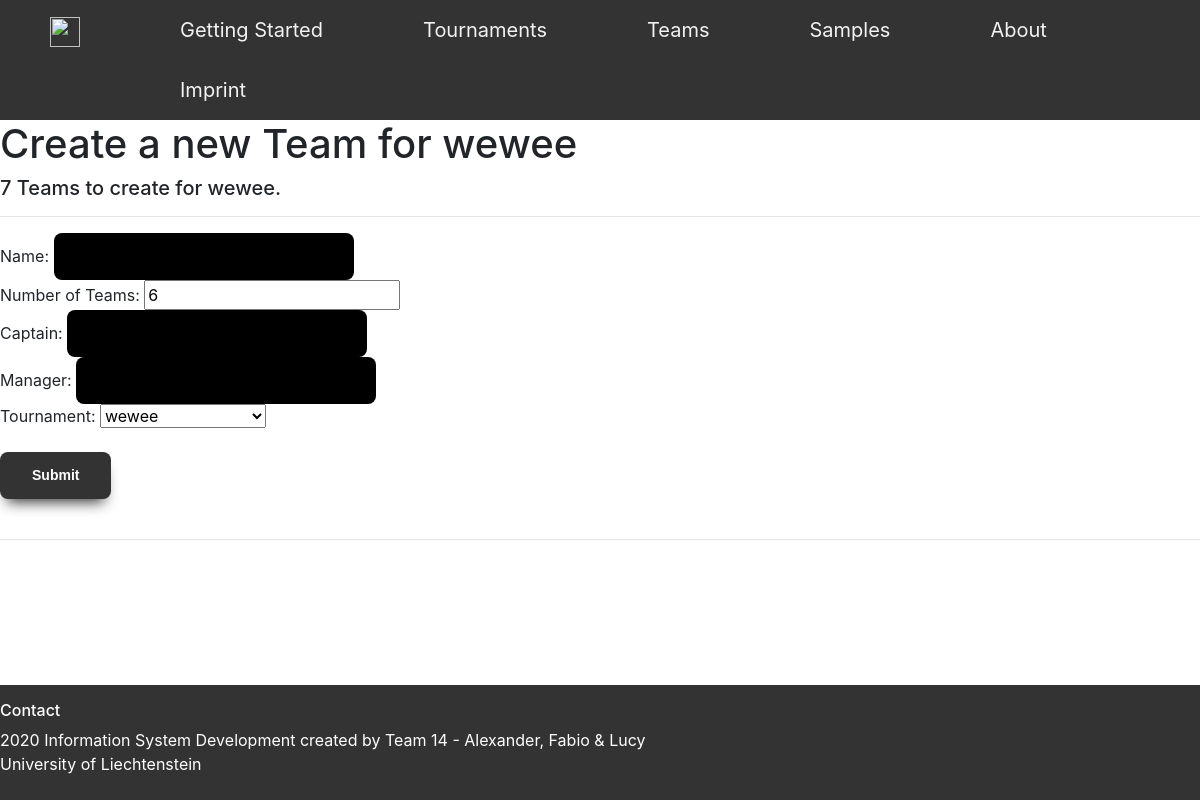
/Tournament/19/CreateTeam/, run on an earlier commit of the app's database.
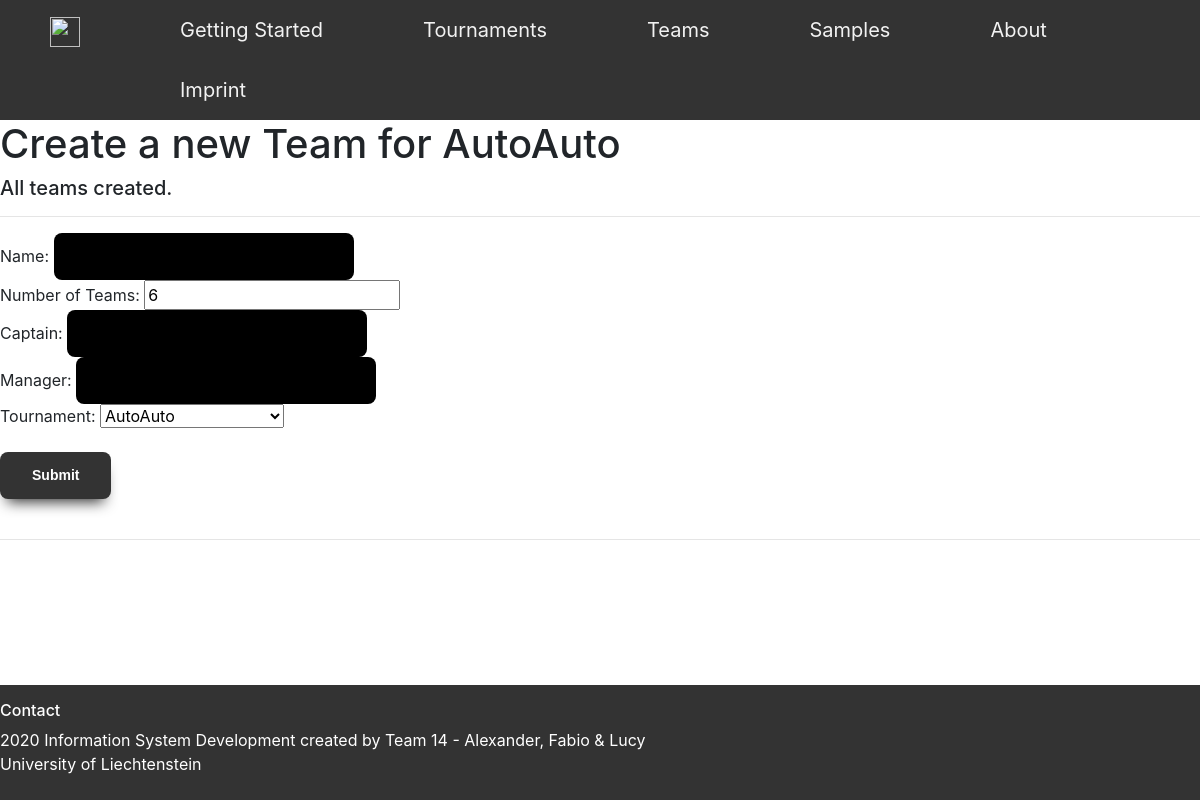
And on a later commit of the database.
### Tournament/models.py (models this page shows, shortened)
class Tournament(models.Model):
    TOURNAMENT_CHOICES = (
        ('8 Teams', '8 Teams'),
        ('16 Teams', '16 Teams'),
        ('32 Teams', '32 Teams'),
    )
    TournamentName = models.CharField(max_length=120)
    TournamentSize = models.CharField(max_length=120, choices=TOURNAMENT_CHOICES, default='Tournamentsize')
    def __str__(self):
        return self.TournamentName
    def get_TournamentSize(self):
        if self.TournamentSize == "8 Teams":
            tournamentsize = 8
        elif self.TournamentSize == "16 Teams":
            tournamentsize = 16
        elif self.TournamentSize == "32 Teams":
            tournamentsize = 32
        return tournamentsize

### Team/views.py (the view, shortened to what this page needs)
# urls.py: path('<int:pk>/CreateTeam/', (TeamCreateForTournamentView.as_view()), name='CreateTeamForTournament'),
class TeamCreateForTournamentView(View):
    def get(self, request, *args, **kwargs):
        tournament = Tournament.objects.get(pk=kwargs["pk"])
        tournamentsize = Tournament.get_TournamentSize(tournament)
        form = TeamCreateForm(initial={'Tournament': tournament})
        remainingTeams = tournamentsize - Team.objects.filter(Tournament=tournament).count()
        if remainingTeams == 0:
            tournament_complete = True
        else:
            tournament_complete = False
        return render(request, "Tournament/TournamentCreateTeam.html", context={
            "form": form,
            "tournament": tournament,
            "remainingTeams": remainingTeams,
            "tournament_complete": tournament_complete
        })

### Team/forms.py (shortened to what this page needs)
class TeamCreateForm(forms.ModelForm):
    class Meta:
        model = Team
        fields = ['TeamName', 'NrOfPlayer', 'Manager', 'Captain', 'Tournament']

### templates/Tournament/TournamentCreateTeam.html
{% extends 'Base/base_2_content.html' %}
{% block mainContent %}
    <h1>Create a new Team for {{tournament.TournamentName}}</h1>
    <h5>{% if tournament_complete %}
        All teams created.
    {% else %}
        {{remainingTeams}} Teams to create for {{tournament.TournamentName}}.
    {% endif %}</h5>
{% endblock %}
{% block mainContent2 %}
    <form action="{% url 'Tournament:CreateTeamForTournament' tournament.id %}" method="POST">{% csrf_token %}
        Name: {{form.TeamName}}<br>
        Number of Teams: {{form.NrOfPlayer}}<br>
        Captain: {{form.Captain}}<br>
        Manager: {{form.Manager}}<br>
        Tournament: {{form.Tournament}}<br><br>
        <input type="submit" name="Save" value="Submit">
    </form>
    <br>
{% endblock %}

What changed in the data, as far as the page shows it:
changed Tournament: TournamentName "wewee" → "AutoAuto"; TournamentName "wewee" → (not shown)
Also different on the page:
form field Tournament: "wewee" → "AutoAuto"
{{ remainingTeams }}: "7" → (not shown)
text no longer shown: "Teams to create for ."
text now shown: "All teams created."
